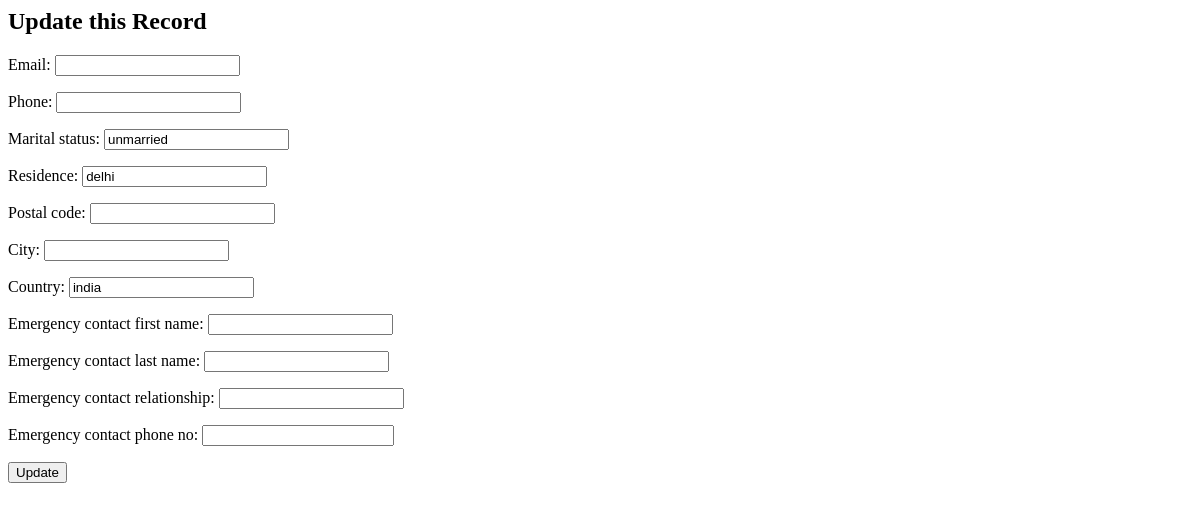
/listrecord/detail/1/edit/, run on an earlier commit of the app's database.
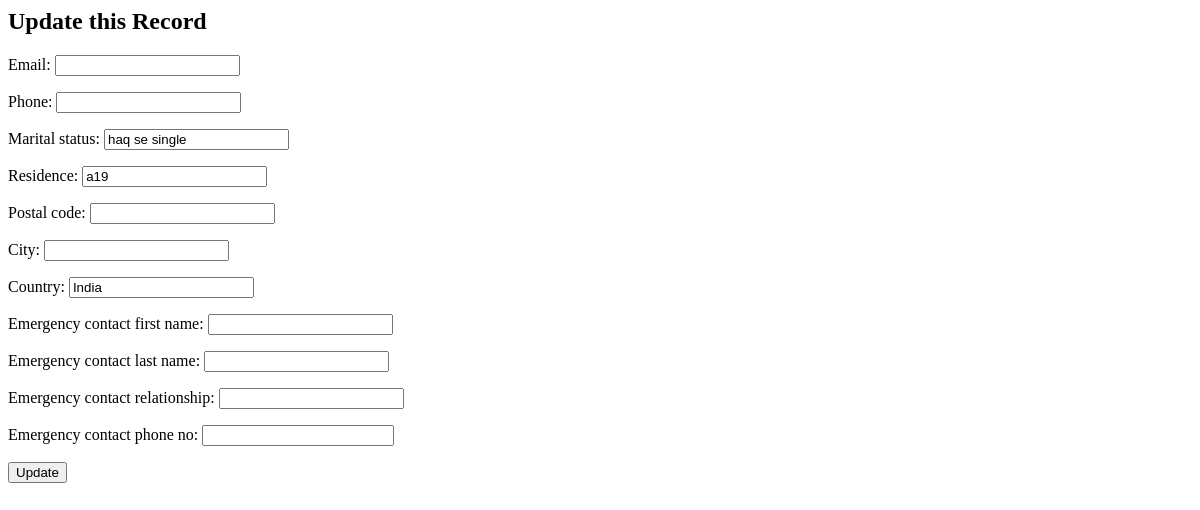
And on a later commit of the database.
### records/models.py (models this page shows, shortened)
class Records(models.Model):
    id = models.CharField(max_length=100, primary_key=True)
    first_name = models.CharField(max_length=50)
    last_name = models.CharField(max_length=50, null=True)
    email = models.EmailField(max_length=254,null=True)
    sex = models.CharField(max_length=11,null=False)
    dob = models.DateField(auto_now=False,auto_now_add=False)
    height_in_inches = models.IntegerField()
    weight_in_kg = models.IntegerField()
    phone = models.CharField(max_length=10,null=False)
    marital_status = models.CharField(max_length=50, null=False)
    residence = models.CharField(max_length=200, null=False)
    postal_code = models.IntegerField()
    city = models.CharField(max_length=50,null=False)
    country = models.CharField(max_length=50, null=False)
    emergency_contact_first_name = models.CharField(max_length=50)
    emergency_contact_last_name = models.CharField(max_length=50, null=True)
    emergency_contact_relationship = models.CharField(max_length=30,null=False)
    emergency_contact_phone_no = models.BigIntegerField()
    taking_any_medication_currently = models.CharField(max_length=3,null=False)
    medication_if_yes = models.TextField(max_length=300,null=True)
    recorded_created_at = models.DateTimeField(default=datetime.now, blank=True)
    class Meta:
        verbose_name_plural = "Records"              #so that in database table name is "Records" as by default django add s to model name so if we don't use verbose_name_plural then table name "Recordss" will be formed

### faceRecog/views.py (the view)
# urls.py: path('listrecord/detail/<int:pk>/edit/', app_views.RecordUpdate.as_view(),name='update_record'),
class RecordUpdate(UpdateView):
    model = Records
    template_name = 'record_update.html'
    fields = ['email','phone','marital_status','residence','postal_code','city','country','emergency_contact_first_name','emergency_contact_last_name','emergency_contact_relationship','emergency_contact_phone_no']
    success_url = reverse_lazy('home')

### templates/record_update.html (shortened to what this page needs)
<h2>Update this Record</h2>
<form method="POST">
  {{ form.as_p }}
  <input type="submit" value="Update">
</form>

What changed in the data, as far as the page shows it:
changed Records: marital_status "unmarried" → "haq se single"; residence "delhi" → "a19"; country "india" → "India"
